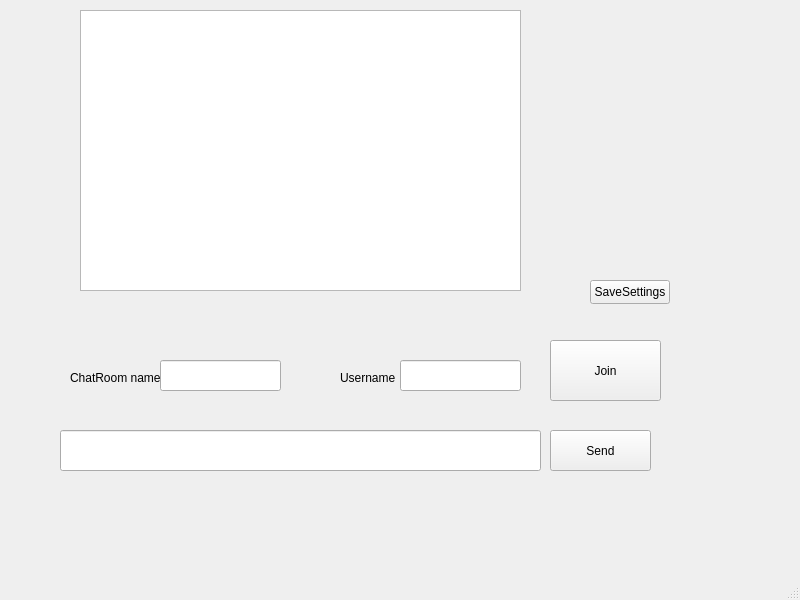
<?xml version="1.0" encoding="UTF-8"?>
<ui version="4.0">
 <class>MainWindow</class>
 <widget class="QMainWindow" name="MainWindow">
  <property name="geometry">
   <rect>
    <x>0</x>
    <y>0</y>
    <width>800</width>
    <height>600</height>
   </rect>
  </property>
  <property name="windowTitle">
   <string>MainWindow</string>
  </property>
  <widget class="QWidget" name="centralwidget">
   <widget class="QLabel" name="ChatRoomName">
    <property name="geometry">
     <rect>
      <x>70</x>
      <y>370</y>
      <width>91</width>
      <height>16</height>
     </rect>
    </property>
    <property name="text">
     <string>ChatRoom name</string>
    </property>
   </widget>
   <widget class="QLabel" name="username">
    <property name="geometry">
     <rect>
      <x>340</x>
      <y>370</y>
      <width>61</width>
      <height>16</height>
     </rect>
    </property>
    <property name="text">
     <string>Username</string>
    </property>
   </widget>
   <widget class="QPushButton" name="Join">
    <property name="geometry">
     <rect>
      <x>550</x>
      <y>340</y>
      <width>111</width>
      <height>61</height>
     </rect>
    </property>
    <property name="text">
     <string>Join</string>
    </property>
   </widget>
   <widget class="QLineEdit" name="TextChatRoomName">
    <property name="geometry">
     <rect>
      <x>160</x>
      <y>360</y>
      <width>121</width>
      <height>31</height>
     </rect>
    </property>
   </widget>
   <widget class="QLineEdit" name="TextUsername">
    <property name="geometry">
     <rect>
      <x>400</x>
      <y>360</y>
      <width>121</width>
      <height>31</height>
     </rect>
    </property>
   </widget>
   <widget class="QLineEdit" name="UserMessage">
    <property name="geometry">
     <rect>
      <x>60</x>
      <y>430</y>
      <width>481</width>
      <height>41</height>
     </rect>
    </property>
   </widget>
   <widget class="QPushButton" name="SendMessage">
    <property name="geometry">
     <rect>
      <x>550</x>
      <y>430</y>
      <width>101</width>
      <height>41</height>
     </rect>
    </property>
    <property name="text">
     <string>Send</string>
    </property>
   </widget>
   <widget class="QTextBrowser" name="textBrowser">
    <property name="geometry">
     <rect>
      <x>80</x>
      <y>10</y>
      <width>441</width>
      <height>281</height>
     </rect>
    </property>
   </widget>
   <widget class="QPushButton" name="SaveSettings">
    <property name="geometry">
     <rect>
      <x>590</x>
      <y>280</y>
      <width>80</width>
      <height>24</height>
     </rect>
    </property>
    <property name="text">
     <string>SaveSettings</string>
    </property>
   </widget>
  </widget>
  <widget class="QMenuBar" name="menubar">
   <property name="geometry">
    <rect>
     <x>0</x>
     <y>0</y>
     <width>800</width>
     <height>21</height>
    </rect>
   </property>
  </widget>
  <widget class="QStatusBar" name="statusbar"/>
 </widget>
 <resources/>
 <connections/>
</ui>
